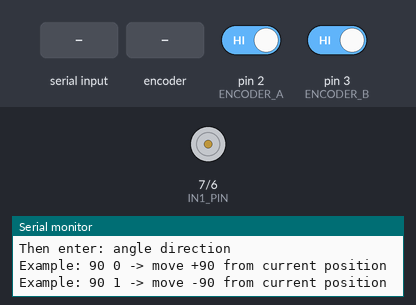
Recording of a sketch running on a simulated Arduino Uno, built with avr-gcc and run on an emulated ATmega328P. Parts: motor-driver pin pairs drawn as motors (green arrow = first pin HIGH = forward, orange = second pin HIGH = backward, longer = more drive, scaled by the enable pin), the last lines printed to the serial monitor. Inputs (shaded band) come from the test bench; at power-on: pin 2 (ENCODER_A) HIGH, pin 3 (ENCODER_B) HIGH.

Above: at 1.2 s.
1.3 s: "5\n" received over Serial
At 2.8 s:
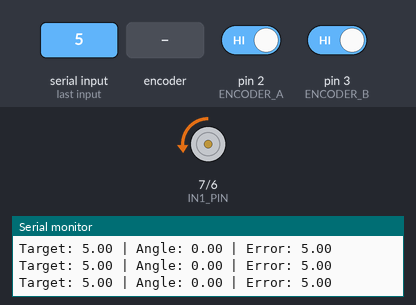
4.3 s: rotary encoder on pin 2 (ENCODER_A) / pin 3 (ENCODER_B) turned 3 steps (first pin leading)
6.4 s: rotary encoder on pin 2 (ENCODER_A) / pin 3 (ENCODER_B) turned 3 steps (first pin leading)
8.5 s: "90\n" received over Serial
At 11.5 s:
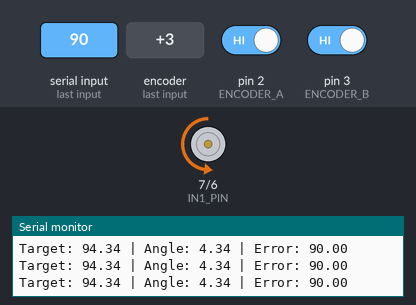
Timing chart, 0 to 12.5 s (numbered marks = the images above; inputs shaded):
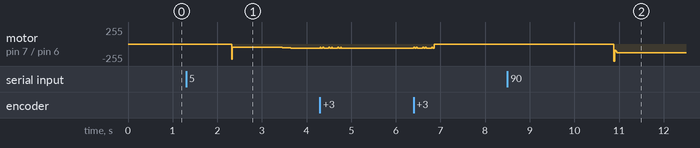

The sketch:

PID.ino
```cpp
// Best Yet - Relative Angle + Direction + Zero Command
// With settling monitor after reaching target

// --- MOTOR & L298N PINS ---
const int ENA_PIN = 5;
const int IN1_PIN = 7;
const int IN2_PIN = 6;

// --- ENCODER PINS ---
const int ENCODER_A = 2;
const int ENCODER_B = 3;

// --- ENCODER SPECIFICATION ---
const float TOTAL_PPR = 995;

// --- PID GAINS ---
float Kp = 0.035;
float Ki = 0.4;
float Kd = 0.042;

// --- CONTROL SETTINGS ---
float setpoint = 0;
const float maxVoltage = 12.0;
const int sample_time_ms = 20;

const float targetTolerance = 0.8;

// --- STATE ---
bool commandReceived = false;
bool settlingMode = false;

unsigned long settlingStartTime = 0;
const unsigned long settlingDurationMs = 3000; // monitor 3 seconds after reaching target

// --- VARIABLES ---
volatile long encoder_count = 0;

float error = 0;
float previous_error = 0;
float integral = 0;

unsigned long previous_time = 0;

void setup() {
  Serial.begin(115200);

  pinMode(ENA_PIN, OUTPUT);
  pinMode(IN1_PIN, OUTPUT);
  pinMode(IN2_PIN, OUTPUT);

  pinMode(ENCODER_A, INPUT_PULLUP);
  pinMode(ENCODER_B, INPUT_PULLUP);

  attachInterrupt(digitalPinToInterrupt(ENCODER_A), updateEncoder, CHANGE);

  stopMotor();
  previous_time = millis();

  Serial.println("Ready.");
  Serial.println("First move pointer to real 0 degrees, then type: z");
  Serial.println("Then enter: angle direction");
  Serial.println("Example: 90 0 -> move +90 from current position");
  Serial.println("Example: 90 1 -> move -90 from current position");
}

void loop() {
  if (!commandReceived && Serial.available() > 0) {
    char firstChar = Serial.peek();

    if (firstChar == 'z' || firstChar == 'Z') {
      Serial.read();

      noInterrupts();
      encoder_count = 0;
      interrupts();

      setpoint = 0;
      integral = 0;
      previous_error = 0;
      settlingMode = false;

      Serial.println("Current position is now ZERO.");
      Serial.println("Enter angle and direction, example: 90 0");
      clearSerialBuffer();
      return;
    }

    float inputAngle = Serial.parseFloat();
    int direction = Serial.parseInt();

    if (inputAngle > 0 && (direction == 0 || direction == 1)) {
      float currentAngle = getCurrentAngle();

      if (direction == 0) {
        setpoint = currentAngle + inputAngle;
      } else {
        setpoint = currentAngle - inputAngle;
      }

      Serial.print(inputAngle);
      Serial.print(" degrees to target ");
      Serial.println(setpoint);

      commandReceived = true;
      settlingMode = false;

      integral = 0;
      previous_error = 0;
      previous_time = millis();

      clearSerialBuffer();
    } else {
      Serial.println("Invalid input. Use: 90 0 or 90 1");
      clearSerialBuffer();
    }

    return;
  }

  if (!commandReceived) {
    stopMotor();
    return;
  }

  unsigned long current_time = millis();

  if (current_time - previous_time >= sample_time_ms) {
    float dt = (current_time - previous_time) / 1000.0;
    previous_time = current_time;

    float angle = getCurrentAngle();
    error = setpoint - angle;

    if (abs(error) < targetTolerance && !settlingMode) {
      stopMotor();
      settlingMode = true;
      settlingStartTime = millis();

      Serial.println("Target reached. Monitoring settling...");
    }

    if (settlingMode) {
      stopMotor();

      Serial.print("Target: ");
      Serial.print(setpoint);
      Serial.print(" | Angle: ");
      Serial.print(angle);
      Serial.print(" | Error: ");
      Serial.println(error);

      if (millis() - settlingStartTime >= settlingDurationMs) {
        settlingMode = false;
        commandReceived = false;

        Serial.println("Movement finished.");
        Serial.println("Enter another relative command, or type z to reset zero.");
      }

      return;
    }

    float derivative = (error - previous_error) / dt;

    integral += error * dt;

    float max_integral_memory = 3.0 / Ki;
    integral = constrain(integral, -max_integral_memory, max_integral_memory);

    float controlVoltage = (Kp * error) + (Ki * integral) + (Kd * derivative);

    controlVoltage = constrain(controlVoltage, -maxVoltage, maxVoltage);

    int pwm = (int)((abs(controlVoltage) / maxVoltage) * 255.0);
    pwm = constrain(pwm, 0, 255);

    if (pwm > 0 && pwm < 45) {
      pwm = 45;
    }

    driveMotor(controlVoltage, pwm);

    previous_error = error;

    Serial.print("Target: ");
    Serial.print(setpoint);
    Serial.print(" | Angle: ");
    Serial.print(angle);
    Serial.print(" | Error: ");
    Serial.println(error);
  }
}

float getCurrentAngle() {
  noInterrupts();
  long count_copy = encoder_count;
  interrupts();

  return (count_copy / TOTAL_PPR) * 360.0;
}

void updateEncoder() {
  int stateA = digitalRead(ENCODER_A);
  int stateB = digitalRead(ENCODER_B);

  if (stateA == stateB) {
    encoder_count--;
  } else {
    encoder_count++;
  }
}

void driveMotor(float controlVoltage, int pwm) {
  if (controlVoltage > 0) {
    digitalWrite(IN1_PIN, LOW);
    digitalWrite(IN2_PIN, HIGH);
  } else {
    digitalWrite(IN1_PIN, HIGH);
    digitalWrite(IN2_PIN, LOW);
  }

  analogWrite(ENA_PIN, pwm);
}

void stopMotor() {
  digitalWrite(IN1_PIN, LOW);
  digitalWrite(IN2_PIN, LOW);
  analogWrite(ENA_PIN, 255);
}

void clearSerialBuffer() {
  while (Serial.available() > 0) {
    Serial.read();
  }
}
```

Measured:
- after the input at 8.5 s, motor on pin 7 (IN1_PIN) / pin 6 (IN2_PIN): stopped → backward 130/255 after 2.4 s
